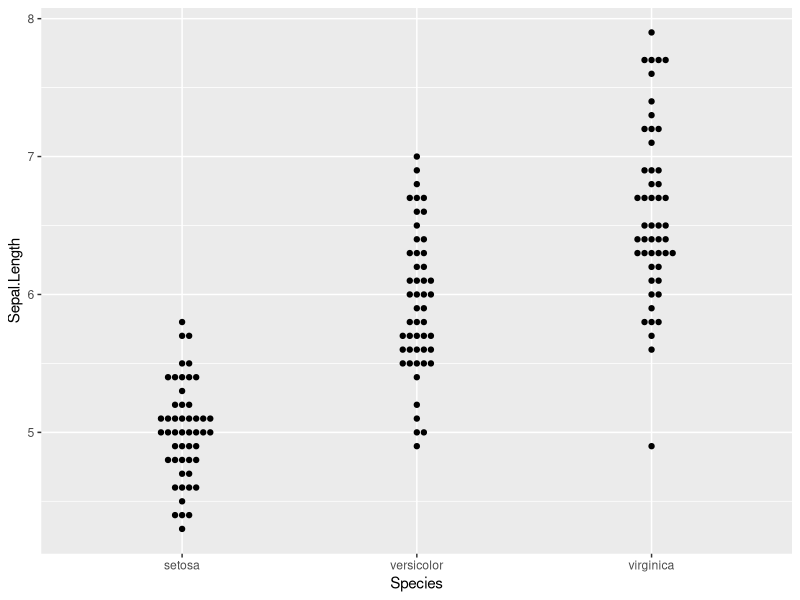

Recreate this plot in R.
# gloss bench figure gallery-068
# source: 374-grouped-beeswarm-with-ggbeeswarm.Rmd (gallery)
# Frozen by bench/R/harvest.R: code up to the chosen figure; see meta.json.
# ---- chunk 1 ----
knitr::opts_chunk$set( warning=FALSE, message=FALSE, fig.align='center')
# ---- chunk 2 ----
# # install.packages("ggbeeswarm") # [bench: install call removed]
library(ggbeeswarm)
library(ggplot2)
# ---- chunk 3 ----
data(iris)
# ---- chunk 4 ----
ggplot(iris,aes(x=Species, y=Sepal.Length)) +
  geom_beeswarm()
